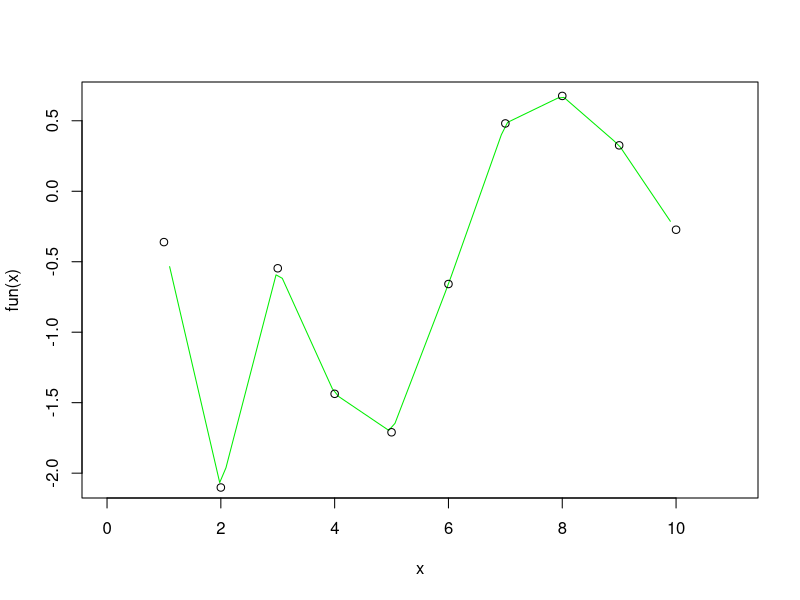
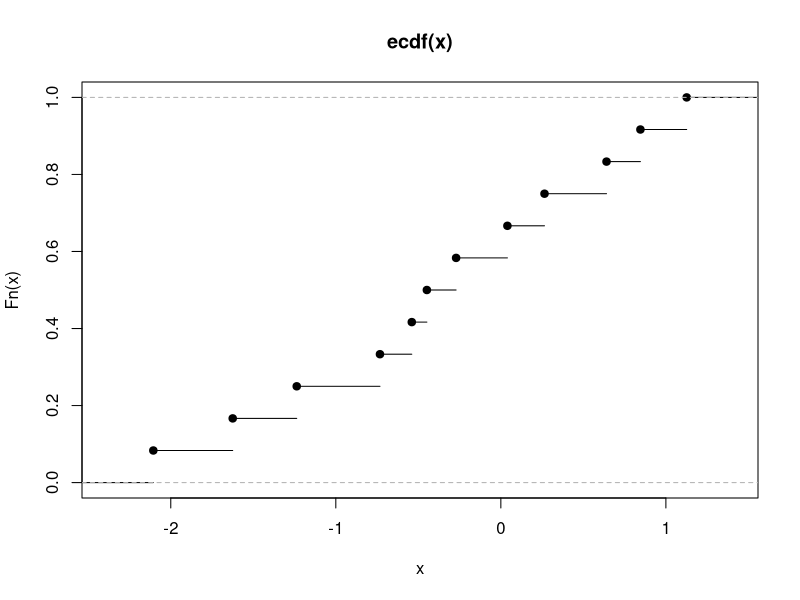
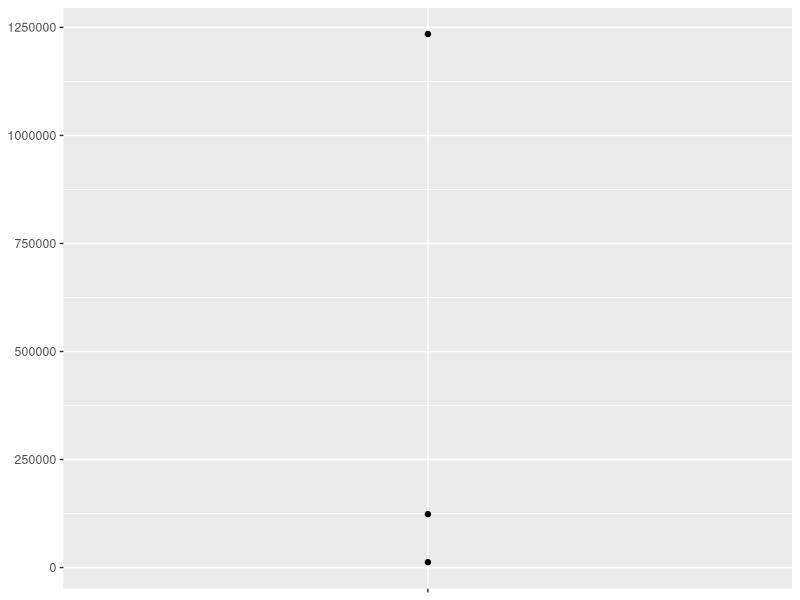
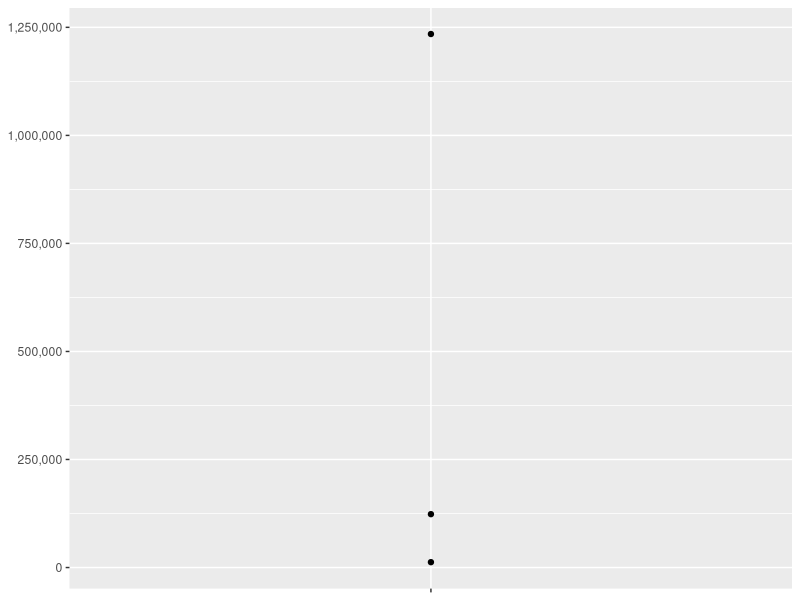
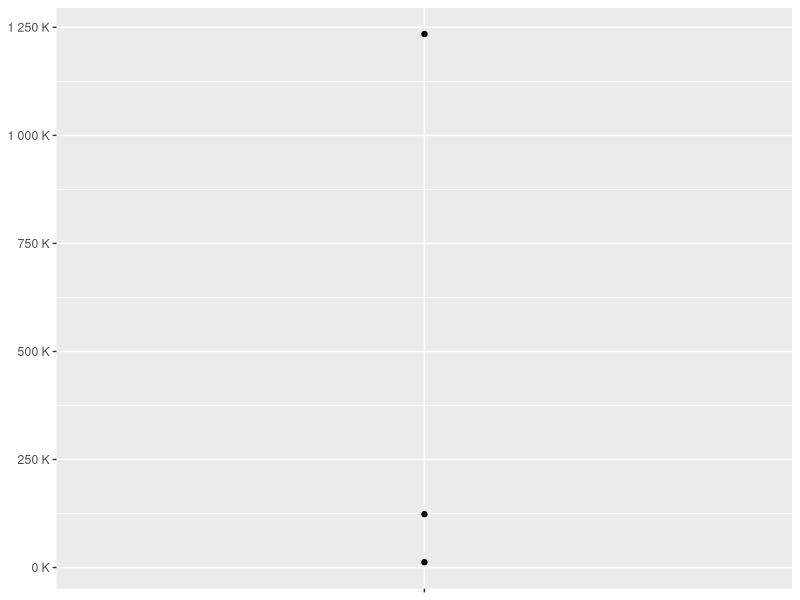
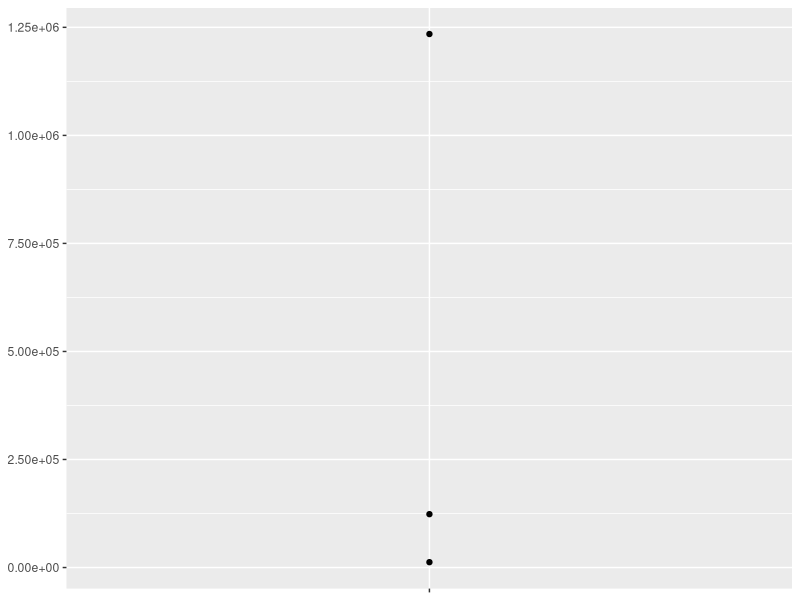
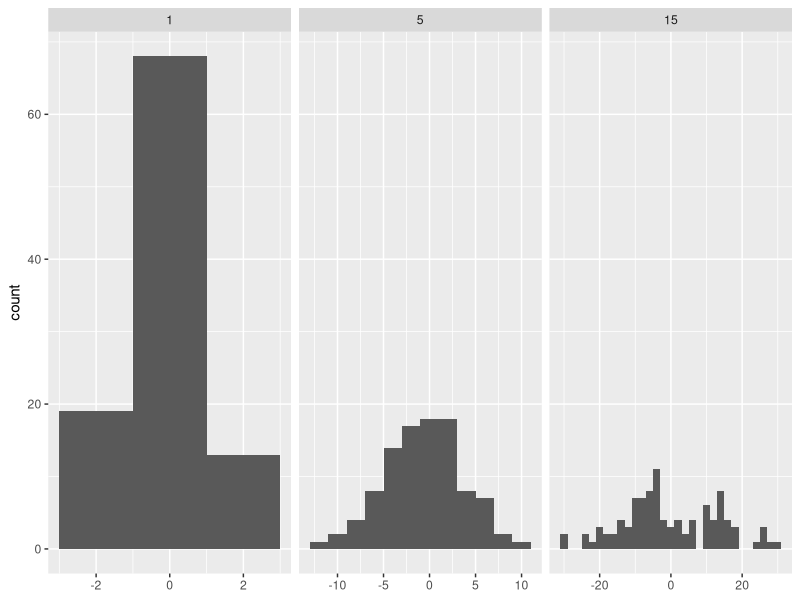
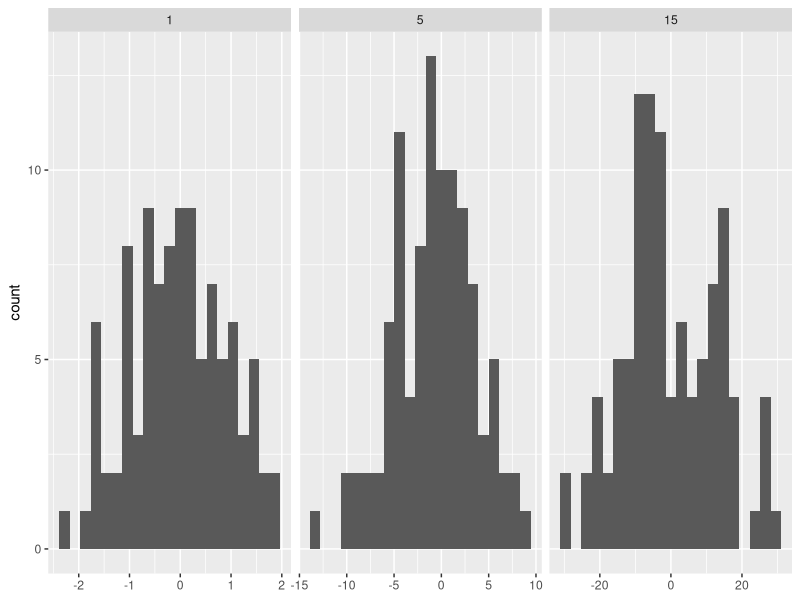

R code for these plots, in order:
## ---- chunk 1
power1 <- function(exp) {
  function(x) {
    x ^ exp
  }
}

# manufactured functions
square <- power1(2)
cube <- power1(3)

square
cube

square(3)
cube(3)
## ---- chunk 2
library(rlang)
library(ggplot2)
library(scales)
## ---- chunk 3
square
cube
## ---- chunk 4
env_print(square)
env_print(cube)

# separate environments for square() and cube()
## ---- chunk 5
# get exp value from each function environment
fn_env(square)$exp
fn_env(cube)$exp
## ---- chunk 6
x <- 2
square <- power1(x) # call function factory
x <- 3 # change binding
## ---- chunk 7
# call manufactured function
square(2) # expect x ^ 2 = 2 ^ 2 since x in line 65 is input to power1(x)

# but returns 8
# occurs when a binding changes in between calling the function factory and the manufactured function
## ---- chunk 8
# circumvent by forcing evaluation with force()
power2 <- function(exp) {
  force(exp) # exp now static
  function(x) {
    x ^ exp
  }
}

x <- 2
square <- power2(x)
x <- 3
square(2) # changing bindings between calling fxn factory and manufactured fxn does not change exp
## ---- chunk 9
new_counter <- function() {
  i <- 0
  
  function() {
    i <<- i + 1
    i
  }
}

counter_one <- new_counter()
counter_two <- new_counter()
## ---- chunk 10
counter_one()
counter_one()
counter_two()
## ---- chunk 11
f1 <- function(n) {
  x <- runif(n)
  m <- mean(x)
  function() m
}

g1 <- f1(1e6)
lobstr::obj_size(g1)

f2 <- function(n) {
  x <- runif(n)
  m <- mean(x)
  rm(x)
  function() m
}

g2 <- f2(1e6)
lobstr::obj_size(g2)
## ---- chunk 12
force
## ---- chunk 13
x <- 1:10
y <- rnorm(10)
fun <- approxfun(x, y) # returns a function
curve(fun(x), 0, 11, col = "green2")
points(x, y)
## ---- chunk 14
# empirical cumulative distribution function
x <- rnorm(12)
Fn <- ecdf(x)
Fn
Fn(x)

plot(Fn)
## ---- chunk 15
pick <- function(i) {
  function(x) {
    x[[i]]
  }
}
## ---- chunk 16
unlist(lapply(mtcars, pick(5)))
## ---- chunk 17
unlist(lapply(mtcars, function(x) x[[5]]))
## ---- chunk 18
# https://www.r-tutor.com/elementary-statistics/numerical-measures/moment
# i is the kth central moment
# x is the input sample data
moment <- function(i) {
  function(x) {
    (1 / length(x)) * sum((x - mean(x)) ^ i)
  }
}
## ---- chunk 19
m1 <- moment(1)
m2 <- moment(2)

x <- runif(100)
stopifnot(all.equal(m1(x), 0))
stopifnot(all.equal(m2(x), var(x) * 99 / 100))
## ---- chunk 20
i <- 0
new_counter2 <- function() {
  i <<- i + 1
  i
}
## ---- chunk 21
new_counter2()
new_counter2()

# skip
i <- 100
new_counter2()
## ---- chunk 22
new_counter3 <- function() {
  i <- 0 # will always return 1
  function() {
    i <- i + 1
    i
  }
}
## ---- chunk 23
c3 <- new_counter3()
c3()
c3()
c3()
## ---- chunk 24
# scales library
y <- c(12345, 123456, 1234567)
comma_format()(y)
number_format(scale = 1e-3, suffix = " K")(y)
## ---- chunk 25
df <- data.frame(x = 1, y = y)
core <- ggplot(df, aes(x, y)) + 
  geom_point() + 
  scale_x_continuous(breaks = 1, labels = NULL) +
  labs(x = NULL, y = NULL)
  
core
core + scale_y_continuous(
  labels = comma_format()
)
core + scale_y_continuous(
  labels = number_format(scale = 1e-3, suffix = " K")
)
core + scale_y_continuous(
  labels = scientific_format()
)
## ---- chunk 26
# construct some sample data with very different numbers in each cell
sd <- c(1, 5, 15)
n <- 100

df <- data.frame(x = rnorm(3 * n, sd = sd), sd = rep(sd, n))

ggplot(df, aes(x)) + 
  geom_histogram(binwidth = 2) + 
  facet_wrap(~ sd, scales = "free_x") + 
  labs(x = NULL)
## ---- chunk 27
binwidth_bins <- function(n) {
  force(n)
  
  function(x) {
    (max(x) - min(x)) / n
  }
}

ggplot(df, aes(x)) + 
  geom_histogram(binwidth = binwidth_bins(20)) + 
  facet_wrap(~ sd, scales = "free_x") + 
  labs(x = NULL)
## ---- chunk 28
base_bins <- function(type) {
  fun <- switch(type,
    Sturges = nclass.Sturges,
    scott = nclass.scott,
    FD = nclass.FD,
    stop("Unknown type", call. = FALSE)
  )
  
  function(x) {
    (max(x) - min(x)) / fun(x)
  }
}

ggplot(df, aes(x)) + 
  geom_histogram(binwidth = base_bins("FD")) + 
  facet_wrap(~ sd, scales = "free_x") + 
  labs(x = NULL)
## ---- chunk 29
plot_dev <- function(ext, dpi = 96) {
  force(dpi)
  
  switch(ext,
    eps =  ,
    ps  =  function(path, ...) {
      grDevices::postscript(
        file = filename, ..., onefile = FALSE, 
        horizontal = FALSE, paper = "special"
      )
    },
    pdf = function(filename, ...) grDevices::pdf(file = filename, ...),
    svg = function(filename, ...) svglite::svglite(file = filename, ...),
    emf = ,
    wmf = function(...) grDevices::win.metafile(...),
    png = function(...) grDevices::png(..., res = dpi, units = "in"),
    jpg = ,
    jpeg = function(...) grDevices::jpeg(..., res = dpi, units = "in"),
    bmp = function(...) grDevices::bmp(..., res = dpi, units = "in"),
    tiff = function(...) grDevices::tiff(..., res = dpi, units = "in"),
    stop("Unknown graphics extension: ", ext, call. = FALSE)
  )
}

plot_dev("pdf")
plot_dev("png")
## ---- chunk 30
p <- ggplot(mtcars, aes(wt, mpg)) + geom_point()
p + facet_grid(vs ~ ., labeller = label_bquote(alpha ^ .(vs)))
#p + facet_grid(. ~ vs, labeller = label_bquote(cols = .(vs) ^ .(vs)))
#p + facet_grid(. ~ vs + am, labeller = label_bquote(cols = .(am) ^ .(vs)))

## ---- chunk 31
boxcox1 <- function(x, lambda) {
  stopifnot(length(lambda) == 1)
  
  if (lambda == 0) {
    log(x)
  } else {
    (x ^ lambda - 1) / lambda
  }
}
## ---- chunk 32
boxcox2 <- function(lambda) {
  if (lambda == 0) {
    function(x) log(x)
  } else {
    function(x) (x ^ lambda - 1) / lambda
  }
}

stat_boxcox <- function(lambda) {
  stat_function(aes(colour = lambda), fun = boxcox2(lambda), size = 1)
}

ggplot(data.frame(x = c(0, 5)), aes(x)) + 
  lapply(c(0.5, 1, 1.5), stat_boxcox) + 
  scale_colour_viridis_c(limits = c(0, 1.5))

# visually, log() does seem to make sense as the transformation
# for lambda = 0; as values get smaller and smaller, the function
# gets close and closer to a log transformation
ggplot(data.frame(x = c(0.01, 1)), aes(x)) + 
  lapply(c(0.5, 0.25, 0.1, 0), stat_boxcox) + 
  scale_colour_viridis_c(limits = c(0, 1.5))
## ---- chunk 33
boot_permute <- function(df, var) {
  n <- nrow(df)
  force(var)
  
  function() {
    col <- df[[var]]
    col[sample(n, replace = TRUE)]
  }
}

boot_mtcars1 <- boot_permute(mtcars, "mpg")
head(boot_mtcars1())
head(boot_mtcars1())
## ---- chunk 34
boot_model <- function(df, formula) {
  mod <- lm(formula, data = df)
  fitted <- unname(fitted(mod))
  resid <- unname(resid(mod))
  rm(mod)

  function() {
    fitted + sample(resid)
  }
} 

boot_mtcars2 <- boot_model(mtcars, mpg ~ wt)
head(boot_mtcars2())
head(boot_mtcars2())
## ---- chunk 35
lprob_poisson <- function(lambda, x) {
  n <- length(x)
  (log(lambda) * sum(x)) - (n * lambda) - sum(lfactorial(x))
}
## ---- chunk 36
x1 <- c(41, 30, 31, 38, 29, 24, 30, 29, 31, 38)
## ---- chunk 37
lprob_poisson(10, x1)
lprob_poisson(20, x1)
lprob_poisson(30, x1)
## ---- chunk 38
ll_poisson1 <- function(x) {
  n <- length(x)

  function(lambda) {
    log(lambda) * sum(x) - n * lambda - sum(lfactorial(x))
  }
}
## ---- chunk 39
ll_poisson2 <- function(x) {
  n <- length(x)
  sum_x <- sum(x)
  c <- sum(lfactorial(x))

  function(lambda) {
    log(lambda) * sum_x - n * lambda - c
  }
}
## ---- chunk 40
ll1 <- ll_poisson2(x1)

ll1(10)
ll1(20)
ll1(30)
## ---- chunk 41
optimise(ll1, c(0, 100), maximum = TRUE)
## ---- chunk 42
optimise(lprob_poisson, c(0, 100), x = x1, maximum = TRUE)
## ---- chunk 43
boxcox3 <- function(x) { # since x is a function input, x will be fixed
  function(lambda) { # while lambda can be free to vary, useful for testing different lambda values
    if (lambda == 0) {
      log(x)
    } else {
      (x ^ lambda - 1) / lambda
    }
  }  
}
## ---- chunk 44
boot_permute <- function(df, var) {
  n <- nrow(df)
  force(var)
  
  function() {
    col <- df[[var]] # no copy on modify behavior
    col[sample(n, replace = TRUE)]
  }
}
## ---- chunk 45
ll_poisson1 <- function(x) {
  n <- length(x)

  function(lambda) {
    log(lambda) * sum(x) - n * lambda - sum(lfactorial(x))
  }
}
## ---- chunk 46
ll_poisson2 <- function(x) {
  n <- length(x)
  sum_x <- sum(x)
  c <- sum(lfactorial(x))

  function(lambda) {
    log(lambda) * sum_x - n * lambda - c
  }
}
## ---- chunk 47
library(bench)
x1 <- c(41, 30, 31, 38, 29, 24, 30, 29, 31, 38)
x2 <- c(41, 30, 31, 38, 29, 24, 30, 29, 31, 38, 41, 30, 31, 38, 29, 24, 30, 29, 31, 38)

mark(
  poisson1_x1 = optimise(ll_poisson1(x1), c(0,100), maximum = TRUE),
  poisson2_x1 = optimise(ll_poisson2(x1), c(0,100), maximum = TRUE)#,
  #poisson1_x2 = optimise(ll_poisson1(x2), c(0,100), maximum = TRUE),
  #poisson2_x2 = optimise(ll_poisson2(x2), c(0,100), maximum = TRUE)
)

mark(
  #poisson1_x1 = optimise(ll_poisson1(x1), c(0,100), maximum = TRUE),
  #poisson2_x1 = optimise(ll_poisson2(x1), c(0,100), maximum = TRUE)#,
  poisson1_x2 = optimise(ll_poisson1(x2), c(0,100), maximum = TRUE),
  poisson2_x2 = optimise(ll_poisson2(x2), c(0,100), maximum = TRUE)
)
## ---- chunk 48
names <- list(
  square = 2, 
  cube = 3, 
  root = 1/2, 
  cuberoot = 1/3, 
  reciprocal = -1
)
funs <- purrr::map(names, power1)

funs$root(64)
funs$root
## ---- chunk 49
with(funs, root(100))
## ---- chunk 50
attach(funs)
root(100)
detach(funs)
## ---- chunk 51
# funs$root(funs$100) funs is not subsettable by input z

# root(funs$100) same as above and root() doesn't exist in global env

funs$root(100) # this works

# root(100) f() is a function in x, does not exist in global env
## ---- chunk 52
funs <- list(
  mean = function(x) mean(x, na.rm = TRUE),
  sum = function(x) sum(x, na.rm = TRUE)
)

attach(funs)
mean <- function(x) stop("Hi!")
search() # added to search path
detach(funs)

env_bind(globalenv(), !!!funs)
mean <- function(x) stop("Hi!") # added to global environment
env_unbind(globalenv(), names(funs))
